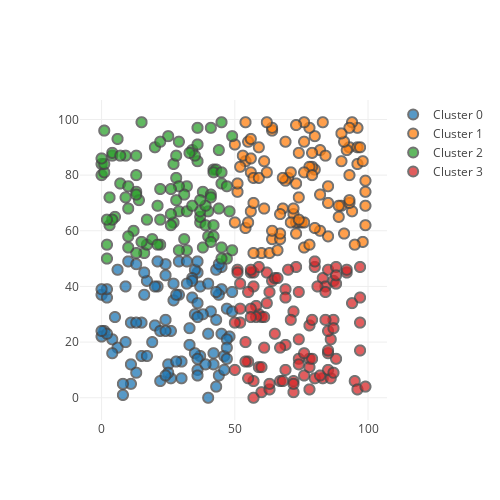

The notebook cell this image was saved under:
### Markdown cell above
### Uniform permutation of numbers but many in a cluster
#### Not all points were plotted

### Code cell
size = 100
X = np.zeros((size * size, 2))
counter = 0
for i in range(size):
    for j in range(size):
        X[counter][0] = i
        X[counter][1] = j
        counter += 1

clusters = doTests(n_clusters, X)
df = pd.DataFrame(X)
df['cluster'] = clusters

plot(df)

### Figure 1 — Plotly figure (JSON) as saved in the notebook; plotly's stock layout.template omitted (floating-point values rounded to 4 significant figures)
{"data": [{"hoverinfo": "text", "marker": {"line": {"width": 2}, "size": 10}, "mode": "markers", "name": "Cluster 0", "opacity": 0.75, "type": "scattergl", "x": [0, 8, 15, 30, 45, 45, 30, 36, 40, 37, 4, 36, 33, 24, 19, 15, 43, 24, 1, 21, 46, 25, 42, 35, 6, 29, 10, 35, 22, 45, 48, 2, 21, 27, 47, 34, 44, 47, 44, 42, 47, 11, 13, 17, 36, 47, 29, 37, 6, 33, 20, 13, 39, 9, 26, 0, 11, 4, 2, 16, 36, 27, 36, 40, 5, 43, 28, 22, 2, 43, 20, 41, 0, 9, 49, 11, 49, 34, 24, 44, 13, 0, 17, 28, 35, 36, 40, 26, 25, 43, 16, 34, 32, 46, 24, 38, 32, 36, 8, 24], "y": [37, 1, 27, 7, 23, 39, 13, 45, 23, 15, 21, 10, 19, 48, 20, 15, 28, 28, 24, 40, 15, 12, 12, 16, 46, 49, 49, 46, 6, 47, 22, 36, 49, 41, 32, 36, 8, 21, 37, 16, 18, 12, 48, 42, 14, 14, 37, 40, 18, 25, 26, 9, 12, 40, 24, 22, 27, 16, 39, 37, 8, 35, 34, 0, 29, 4, 37, 24, 23, 46, 40, 31, 24, 20, 38, 5, 31, 43, 24, 48, 27, 39, 15, 13, 30, 49, 41, 7, 9, 38, 45, 42, 41, 10, 8, 30, 49, 29, 5, 44]}, {"hoverinfo": "text", "marker": {"line": {"width": 2}, "size": 10}, "mode": "markers", "name": "Cluster 1", "opacity": 0.75, "type": "scattergl", "x": [51, 80, 70, 55, 93, 80, 61, 82, 84, 98, 82, 85, 96, 69, 78, 89, 72, 60, 83, 74, 54, 85, 64, 69, 76, 96, 76, 54, 71, 94, 56, 94, 73, 57, 59, 78, 72, 54, 79, 73, 99, 82, 64, 90, 53, 52, 57, 56, 64, 97, 75, 78, 71, 74, 90, 96, 76, 67, 76, 89, 50, 56, 73, 73, 50, 74, 93, 62, 68, 92, 93, 93, 59, 91, 76, 56, 68, 99, 99, 95, 57, 51, 80, 63, 67, 79, 64, 91, 93, 79, 90, 61, 99, 55, 74, 66, 62, 67, 98, 85], "y": [74, 94, 79, 92, 90, 82, 85, 89, 87, 56, 73, 76, 97, 78, 97, 65, 66, 52, 99, 63, 99, 70, 57, 92, 54, 90, 99, 85, 81, 99, 81, 67, 59, 79, 79, 55, 68, 61, 83, 63, 74, 60, 96, 85, 87, 83, 52, 86, 97, 90, 63, 83, 63, 72, 69, 84, 63, 57, 81, 69, 63, 67, 98, 77, 91, 64, 97, 81, 68, 89, 80, 70, 90, 92, 92, 93, 79, 69, 62, 55, 70, 77, 61, 52, 59, 80, 60, 59, 71, 88, 95, 68, 78, 63, 88, 53, 99, 66, 85, 58]}, {"hoverinfo": "text", "marker": {"line": {"width": 2}, "size": 10}, "mode": "markers", "name": "Cluster 2", "opacity": 0.75, "type": "scattergl", "x": [0, 16, 22, 5, 37, 22, 1, 17, 9, 37, 45, 29, 42, 47, 13, 32, 47, 40, 4, 43, 1, 44, 17, 27, 41, 34, 19, 12, 36, 9, 3, 0, 38, 29, 1, 32, 38, 13, 40, 14, 45, 15, 13, 36, 4, 42, 41, 41, 26, 7, 32, 10, 7, 37, 45, 20, 25, 49, 39, 27, 35, 49, 15, 48, 31, 39, 42, 2, 44, 31, 22, 4, 3, 10, 29, 2, 22, 13, 28, 28, 29, 37, 45, 36, 10, 21, 26, 13, 28, 42, 41, 21, 33, 26, 2, 45, 34, 10, 6, 0], "y": [80, 52, 75, 65, 63, 55, 81, 55, 72, 65, 77, 67, 82, 76, 74, 53, 50, 67, 87, 82, 96, 89, 64, 63, 97, 89, 57, 60, 85, 87, 62, 84, 74, 92, 84, 76, 54, 80, 58, 71, 50, 99, 87, 91, 88, 81, 73, 72, 66, 87, 67, 58, 77, 67, 99, 90, 94, 94, 69, 84, 87, 53, 56, 67, 73, 62, 58, 55, 68, 57, 64, 64, 72, 68, 53, 64, 92, 73, 79, 87, 76, 71, 81, 97, 76, 69, 62, 52, 71, 62, 56, 55, 88, 75, 50, 54, 69, 54, 93, 86]}, {"hoverinfo": "text", "marker": {"line": {"width": 2}, "size": 10}, "mode": "markers", "name": "Cluster 3", "opacity": 0.75, "type": "scattergl", "x": [72, 60, 83, 76, 59, 85, 83, 67, 52, 57, 86, 55, 64, 60, 65, 57, 86, 56, 59, 57, 73, 69, 80, 68, 62, 88, 51, 78, 69, 61, 72, 80, 84, 87, 63, 85, 78, 82, 95, 78, 87, 59, 65, 81, 52, 85, 72, 94, 69, 87, 74, 85, 97, 52, 70, 97, 97, 84, 56, 79, 74, 72, 55, 57, 62, 78, 51, 50, 88, 85, 61, 76, 80, 88, 92, 97, 63, 74, 58, 69, 84, 66, 58, 96, 54, 79, 99, 56, 67, 92, 56, 74, 87, 71, 55, 88, 63, 60, 50, 54], "y": [6, 29, 43, 8, 30, 16, 7, 6, 41, 40, 21, 13, 42, 2, 23, 6, 7, 45, 11, 45, 47, 39, 7, 6, 45, 14, 46, 14, 19, 18, 2, 47, 40, 28, 38, 24, 11, 8, 6, 26, 42, 47, 43, 40, 27, 46, 31, 34, 10, 25, 14, 10, 36, 32, 46, 17, 27, 28, 46, 14, 21, 5, 38, 0, 34, 3, 45, 10, 41, 17, 29, 16, 49, 47, 45, 47, 3, 12, 33, 36, 38, 43, 29, 3, 13, 28, 4, 32, 18, 46, 29, 38, 9, 28, 7, 44, 5, 11, 27, 20]}], "layout": {"height": 500, "width": 500, "xaxis": {"zeroline": false}, "yaxis": {"zeroline": false}}}
